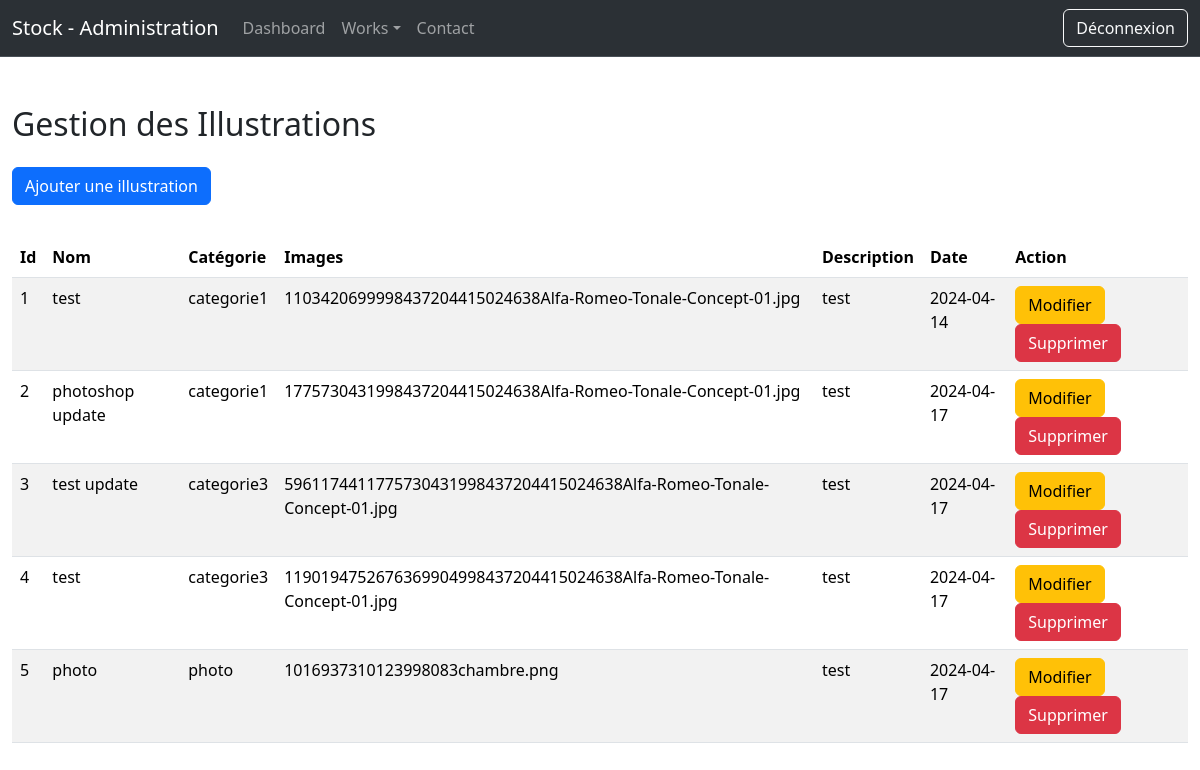
The app's page /admin/illustration.php (signed in), older data.
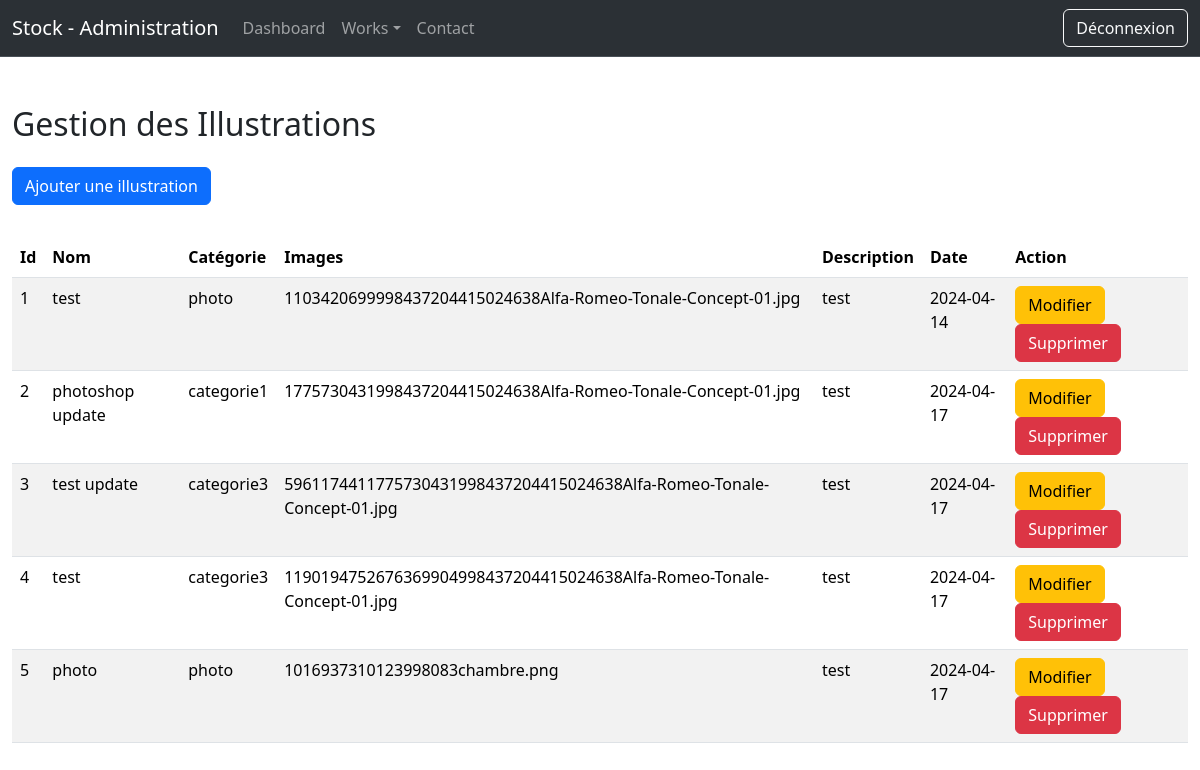
The same page, newer data.
### tables this page shows
CREATE TABLE IF NOT EXISTS `illustration` (
  `id` int NOT NULL AUTO_INCREMENT,
  `nom` varchar(255) NOT NULL,
  `categorie` varchar(255) NOT NULL,
  `image` varchar(255) NOT NULL,
  `description` text NOT NULL,
  `date` date NOT NULL,
  PRIMARY KEY (`id`)
);

### admin/illustration.php (the view, shortened to what this page needs)
<?php
    require "../connexion.php";
?>
<!DOCTYPE html>
<html lang="en">
<head>
    <link href="https://cdn.jsdelivr.net/npm/bootstrap@5.3.2/dist/css/bootstrap.min.css" rel="stylesheet">
</head>
<body>
    <?php
        include("partials/header.php");
    ?>
    <div class="container-fluid my-5">
     <h2>Gestion des Illustrations</h2>
     <a href="addIllu.php" class="btn btn-primary my-3">Ajouter une illustration</a>
     <table class="table table-striped my-3">
        <thead>
            <tr>
                <th>Id</th>
                <th>Nom</th>
                <th>Catégorie</th>
                <th>Images</th>
                <th>Description</th>
                <th>Date</th>
                <th>Action</th>
            </tr>
        </thead>
        <tbody>
            <?php
                $req = $bdd->query("SELECT * FROM illustration");
                while($don = $req->fetch())
                {
                    echo "<tr>";
                        echo "<td>".$don['id']."</td>";
                        echo "<td>".$don['nom']."</td>";
                        echo "<td>".$don['categorie']."</td>";
                        echo "<td>".$don['image']."</td>";
                        echo "<td>".$don['description']."</td>";
                        echo "<td>".$don['date']."</td>";
                        echo "<td>";
                            echo "<a href='updateIllu.php?id=".$don['id']."' class='btn btn-warning'>Modifier</a>";
                            echo "<a href='illustration.php?delete=".$don['id']."' class='btn btn-danger'>Supprimer</a>";
                        echo "</td>";
                    echo "</tr>";
                }
            ?>
        </tbody>
     </table>
    </div>
</body>
</html>

Row changes from the older to the newer data that the page shows:
changed illustration "1103420699998437204415024638Alfa-Romeo-Tonale-Concept-01.jpg": categorie "categorie1" → "photo"
